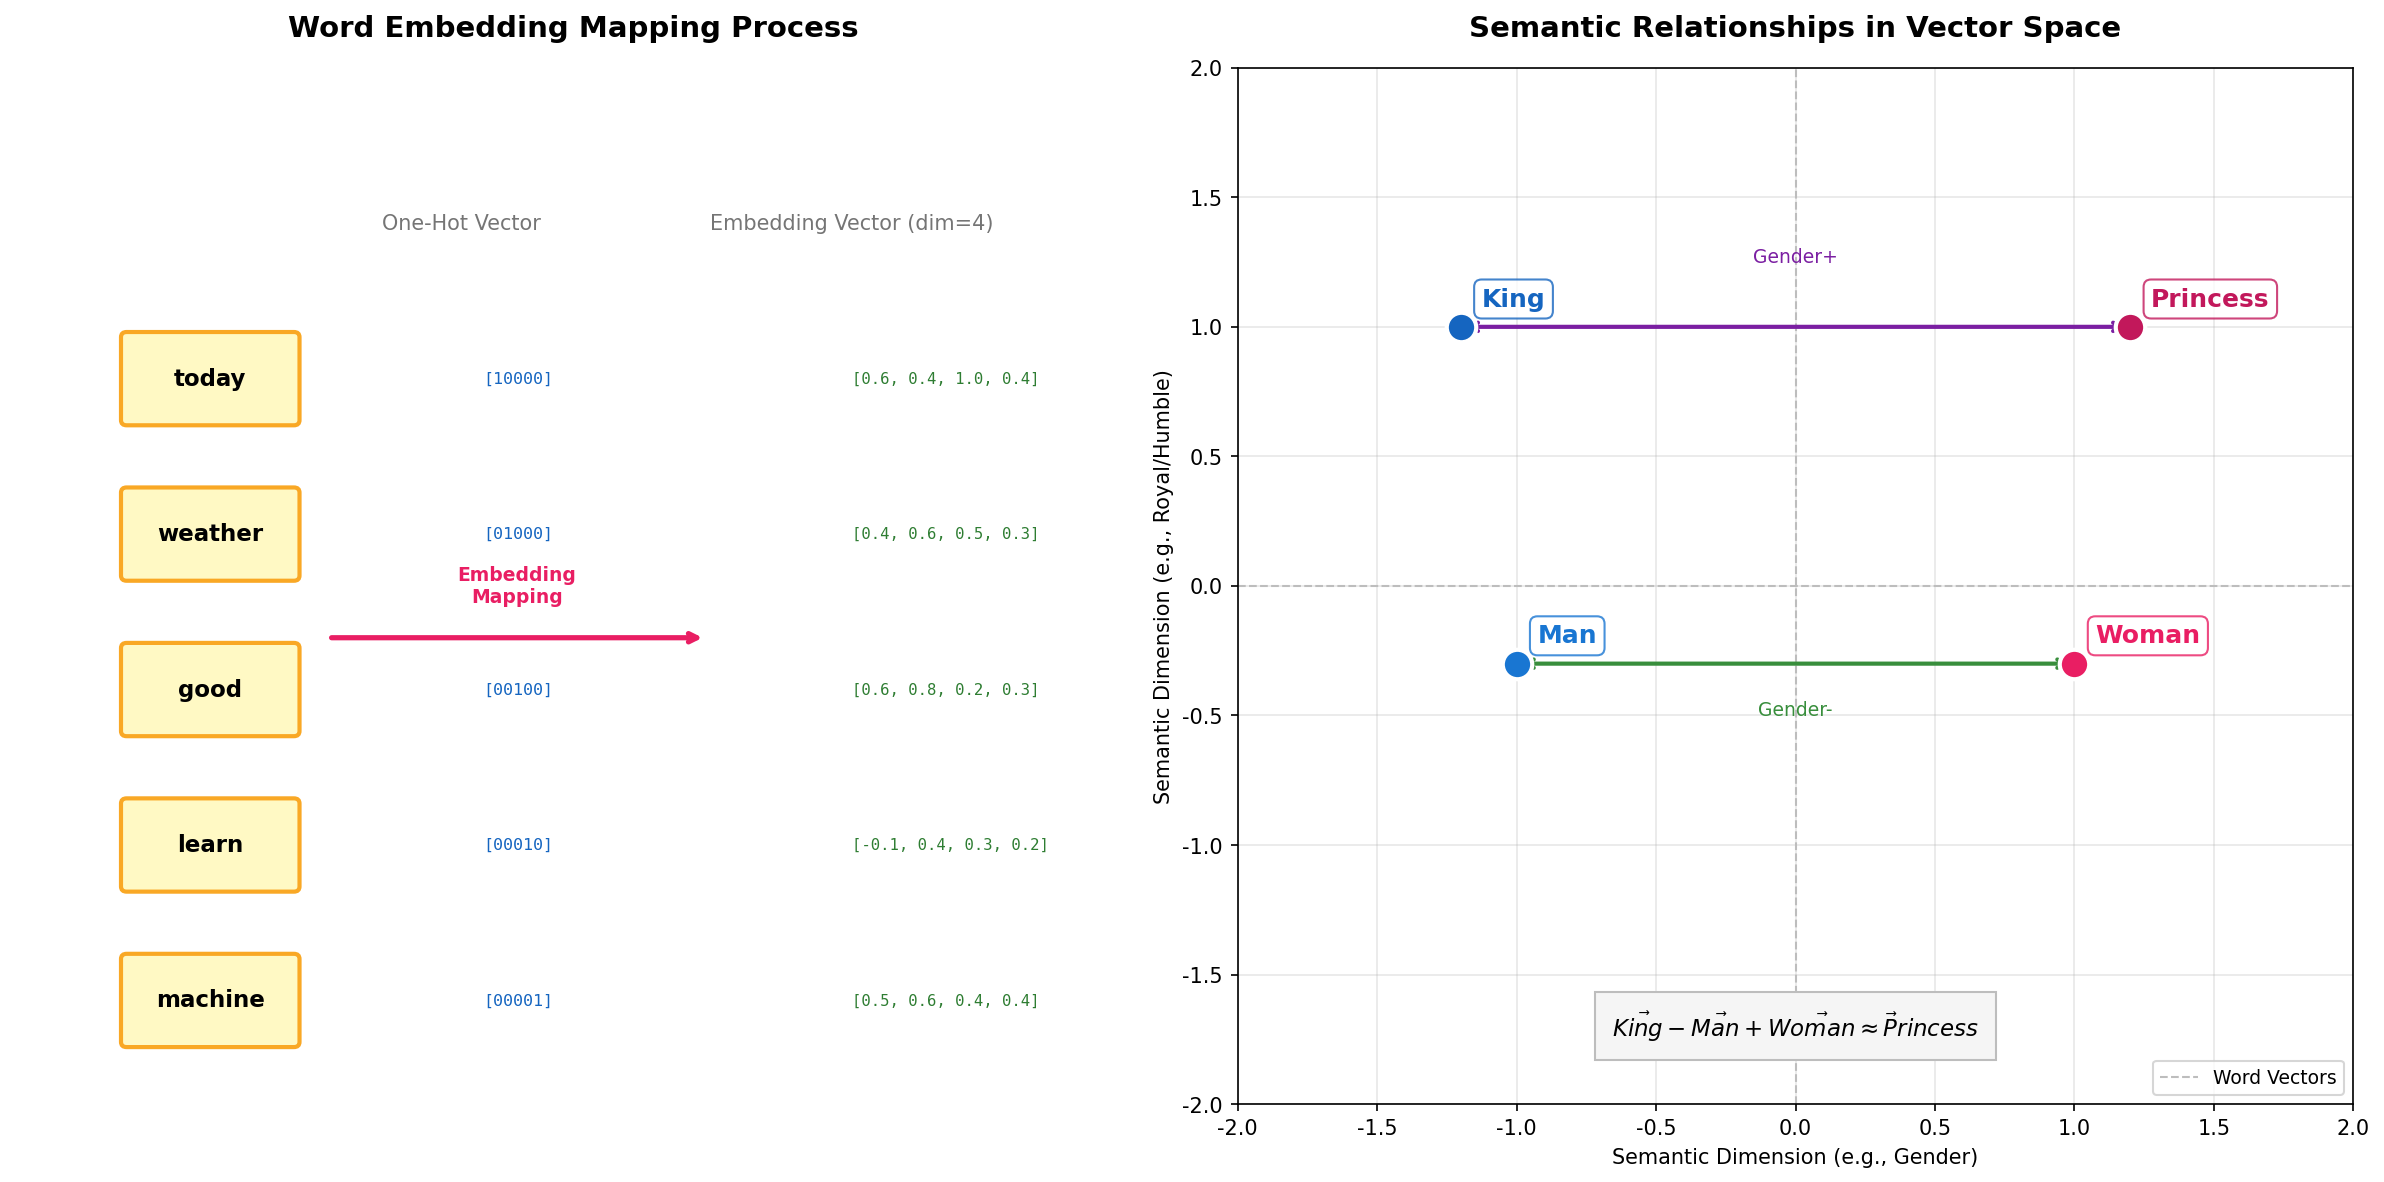

Source code (Python):
"""
Word Embedding Illustration
Shows how words are mapped to dense vectors and semantic relationships in vector space
"""
import matplotlib.pyplot as plt
import matplotlib.patches as mpatches
from matplotlib.patches import FancyBboxPatch
import numpy as np
from pathlib import Path

plt.rcParams['font.family'] = 'DejaVu Sans'

fig, axes = plt.subplots(1, 2, figsize=(16, 8))

# ==================== Left: Word Embedding Mapping Process ====================
ax1 = axes[0]
ax1.set_xlim(0, 10)
ax1.set_ylim(0, 10)
ax1.axis('off')
ax1.set_title('Word Embedding Mapping Process', fontsize=14, fontweight='bold', pad=15)

words = ['today', 'weather', 'good', 'learn', 'machine']
y_positions = [7, 5.5, 4, 2.5, 1]
box_width = 1.5

for word, y in zip(words, y_positions):
    word_box = FancyBboxPatch((1, y - 0.4), box_width, 0.8,
                               boxstyle="round,pad=0.05",
                               facecolor='#FFF9C4', edgecolor='#F9A825', linewidth=2)
    ax1.add_patch(word_box)
    ax1.text(1.75, y, word, fontsize=11, ha='center', va='center', fontweight='bold')

# One-hot vectors
ax1.text(4, 8.5, 'One-Hot Vector', fontsize=10, ha='center', va='center', color='#757575')
for i, (word, y) in enumerate(zip(words, y_positions)):
    vector_str = ''.join(['1' if j == i else '0' for j in range(5)])
    ax1.text(4.2, y, f'[{vector_str}]', fontsize=8, ha='left', va='center', 
             family='monospace', color='#1565C0')

# Mapping arrow and layer
ax1.annotate('', xy=(6.2, 4.5), xytext=(2.8, 4.5),
             arrowprops=dict(arrowstyle='->', color='#E91E63', lw=2.5))
ax1.text(4.5, 5, 'Embedding\nMapping', fontsize=9, ha='center', va='center', color='#E91E63', fontweight='bold')

# Embedding vectors (dense vectors)
embedding_dim = 4
ax1.text(7.5, 8.5, f'Embedding Vector (dim={embedding_dim})', fontsize=10, ha='center', va='center', color='#757575')
for i, (word, y) in enumerate(zip(words, y_positions)):
    np.random.seed(i * 10 + 5)
    vec = np.random.randn(embedding_dim) * 0.3 + 0.5
    vec = np.clip(vec, -1, 1)
    vec_str = '[' + ', '.join([f'{v:.1f}' for v in vec]) + ']'
    ax1.text(7.5, y, vec_str, fontsize=7.5, ha='left', va='center', 
             family='monospace', color='#2E7D32')

# ==================== Right: Semantic Relationships in Vector Space ====================
ax2 = axes[1]
ax2.set_xlim(-2, 2)
ax2.set_ylim(-2, 2)
ax2.set_title('Semantic Relationships in Vector Space', fontsize=14, fontweight='bold', pad=15)
ax2.set_xlabel('Semantic Dimension (e.g., Gender)', fontsize=10)
ax2.set_ylabel('Semantic Dimension (e.g., Royal/Humble)', fontsize=10)
ax2.axhline(y=0, color='#BDBDBD', linestyle='--', linewidth=1)
ax2.axvline(x=0, color='#BDBDBD', linestyle='--', linewidth=1)
ax2.grid(True, alpha=0.3)

# Word vectors (simplified 2D representation)
word_vectors = {
    'King': (-1.2, 1.0),
    'Man': (-1.0, -0.3),
    'Woman': (1.0, -0.3),
    'Princess': (1.2, 1.0),
}

colors = ['#1565C0', '#1976D2', '#E91E63', '#C2185B']

for (word, (x, y)), color in zip(word_vectors.items(), colors):
    ax2.scatter(x, y, s=200, c=color, zorder=5, edgecolors='white', linewidth=2)
    ax2.annotate(word, (x, y), xytext=(10, 10), textcoords='offset points',
                fontsize=12, fontweight='bold', color=color,
                bbox=dict(boxstyle='round,pad=0.3', facecolor='white', alpha=0.8, edgecolor=color))

# Semantic relationship arrows
ax2.annotate('', xy=(1.2, 1.0), xytext=(-1.2, 1.0),
             arrowprops=dict(arrowstyle='<->', color='#7B1FA2', lw=2))
ax2.text(0, 1.25, 'Gender+', fontsize=9, ha='center', color='#7B1FA2')

ax2.annotate('', xy=(1.0, -0.3), xytext=(-1.0, -0.3),
             arrowprops=dict(arrowstyle='<->', color='#388E3C', lw=2))
ax2.text(0, -0.5, 'Gender-', fontsize=9, ha='center', color='#388E3C')

# Bottom formula
ax2.text(0, -1.7, r'$\vec{King} - \vec{Man} + \vec{Woman} \approx \vec Princess$', 
         fontsize=11, ha='center', va='center', 
         bbox=dict(facecolor='#F5F5F5', edgecolor='#BDBDBD', pad=8))

ax2.legend(['Word Vectors'], loc='lower right', fontsize=9)

plt.tight_layout()
plt.savefig(Path(__file__).resolve().parent / 'word_embedding.png', dpi=150, bbox_inches='tight',
            facecolor='white', edgecolor='none')
plt.close()
print("Saved: word_embedding.png")
